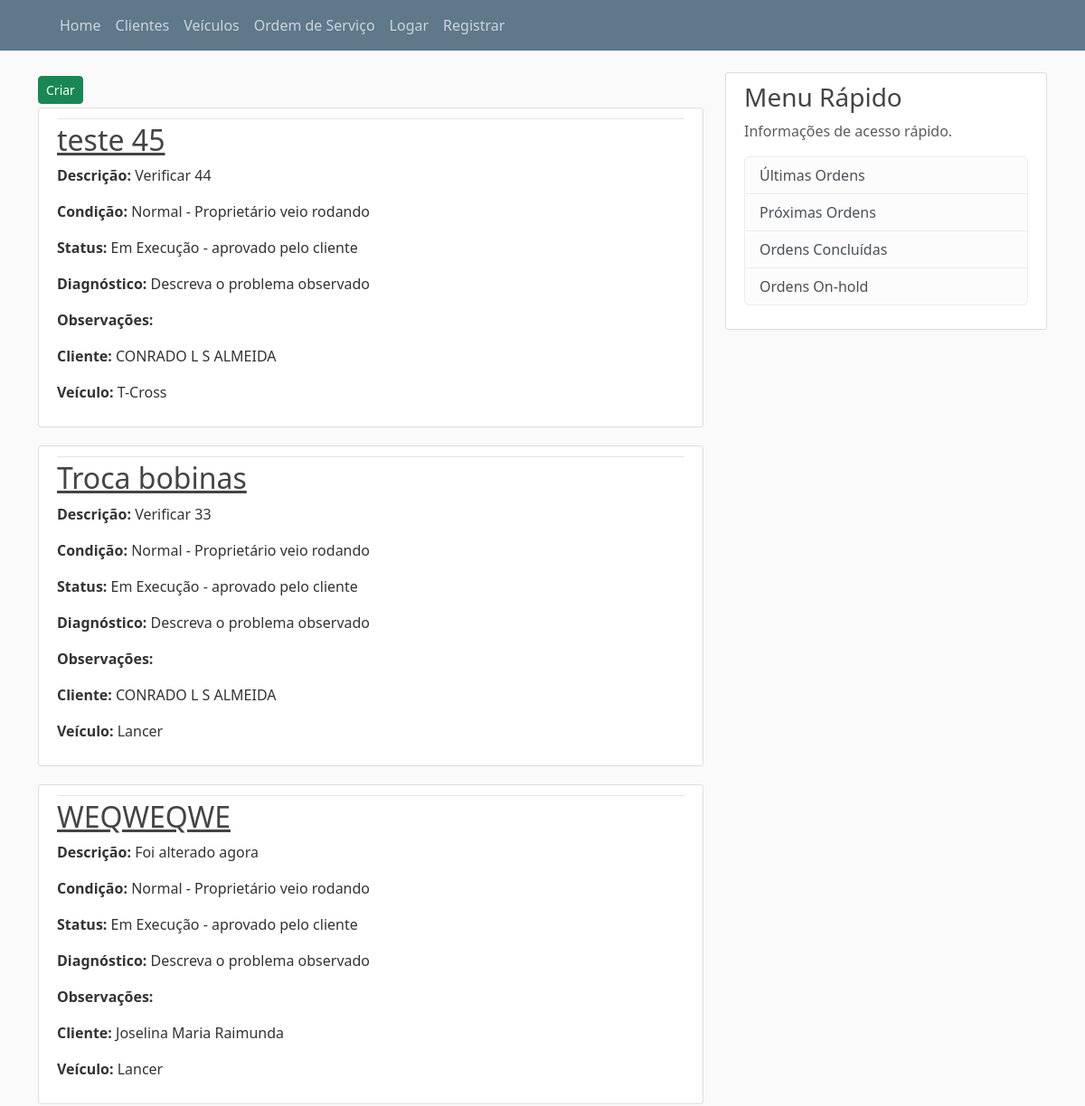
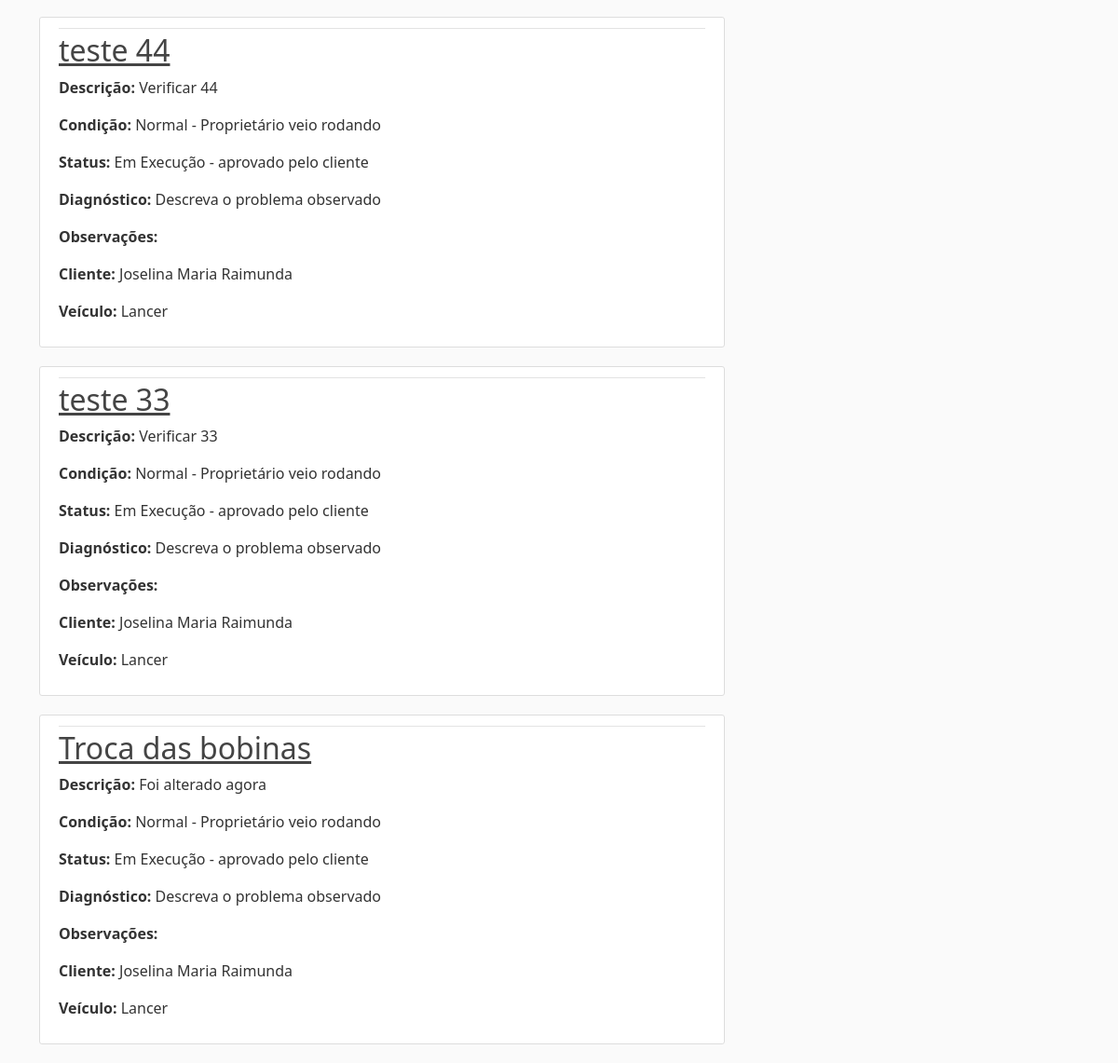
Page /garage/ordens on the earlier database version (2 pictures, top to bottom).
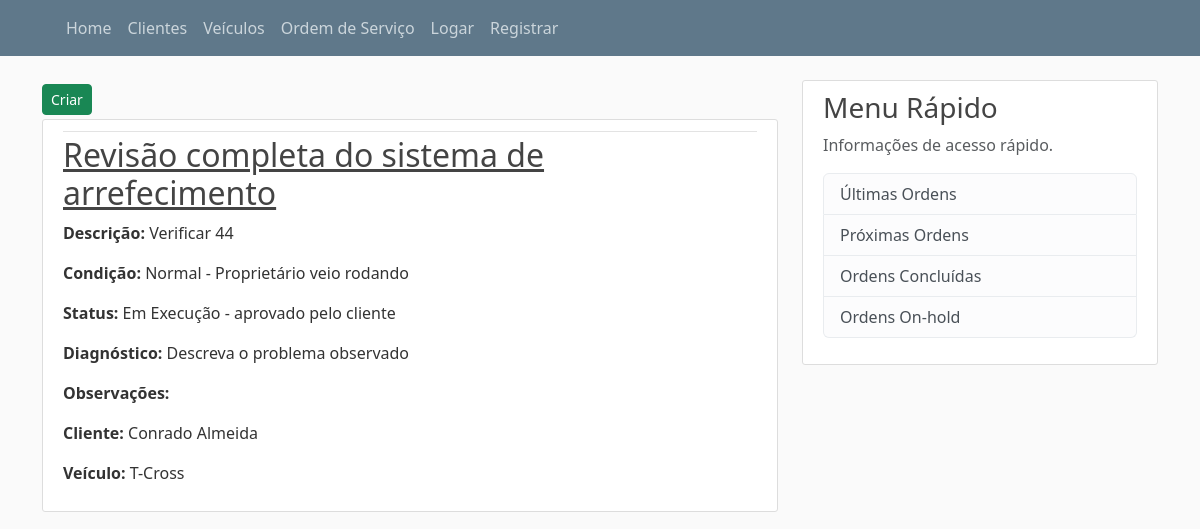
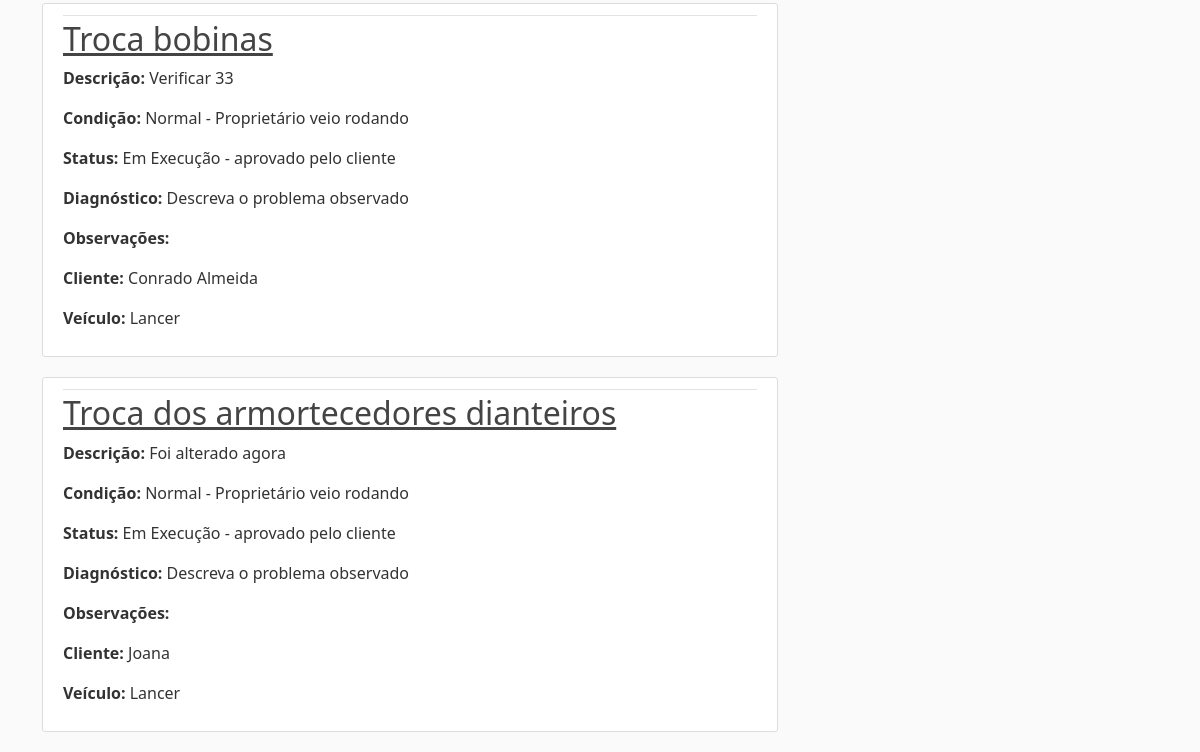
Same page on the later database version (2 pictures, top to bottom).
### garage/models.py (models this page shows, shortened)
class Ordem(models.Model):
    CONDICOES_VEICULO = (
        ("A", "Normal - Proprietário veio rodando"),
        ("B", "Sem funcionar - veio no guincho"),
        ("C", "Com anomalia - Proprietário veio rodando"),
        ("D", "Com anomalia - Veio rodando por terceiro")
    )
    STATUS_ORDEM = (
        ('A', 'Em Execução - aprovado pelo cliente'),
        ('B', 'Em Aberto -  aguardando aprovação pelo cliente'),
        ('C', 'Em Aberto -  aguardando peças'),
        ('D', 'Finalizado'),
        ('E', 'Finalizado - interrompido pelo cliente')
    )
    titulo = models.CharField(max_length=50)
    slug = models.SlugField(max_length=250)
    status = models.CharField(choices=STATUS_ORDEM,default='Em Execução - aprovado pelo cliente', max_length=100)
    condicao = models.CharField(choices=CONDICOES_VEICULO,default='Normal - Proprietário veio rodando', max_length=100)
    descricao = models.CharField(max_length=150)
    diagnostico = models.TextField(max_length=150, default='Descreva o problema observado')
    data_criacao = models.DateField(auto_now_add=True)
    veiculo_id = models.ForeignKey(Veiculo, on_delete=models.CASCADE)
    cliente_id = models.ForeignKey(Cliente, on_delete=models.CASCADE)
    autor = models.ForeignKey(User, on_delete=models.CASCADE)
    observacoes = models.CharField(max_length=250, blank=all)

class Cliente(models.Model):
    nome = models.CharField(max_length=250)
    slug = models.SlugField(max_length=250)
    n_cpf = models.CharField(max_length=50)
    endereco = models.CharField(max_length=150)
    bairro = models.CharField(max_length=50)
    cidade = models.CharField(max_length=50)
    cep = models.CharField(max_length=9)
    data_criacao = models.DateTimeField(auto_now_add=True)
    email = models.CharField(max_length=100)
    autor = models.ForeignKey(User, on_delete=models.CASCADE)
    def __str__(self):
        return self.nome

class Veiculo(models.Model):
    marca = models.CharField(max_length=50)
    modelo = models.CharField(max_length=50)
    slug = models.SlugField(max_length=250, unique=True)
    placa = models.CharField(max_length=250)
    motor = models.CharField(max_length=150)
    ano = models.CharField(max_length=50)
    data_criacao = models.DateField(auto_now_add=True)
    autor = models.ForeignKey(User, on_delete=models.CASCADE)
    def __str__(self):
        return self.modelo

### garage/views.py (the view)
# urls.py: path('ordens', OrdemListView.as_view(), name='ordem-view'),
class OrdemListView(ListView):
    model = Ordem
    template_name = 'garage/ordens/ordem_home.html'
    context_object_name = 'ordens'
    ordering = ['-cliente_id']

### templates/garage/ordens/ordem_home.html (shortened to what this page needs)
{% extends "garage/base.html" %}
{% block content %}
<div class="form-group">
    <a class="btn btn-success btn-sm mt-1 mb-1" href="{% url 'garage:ordem-create' %}">Criar</a>
</div>
    {% for ordem in ordens %}
        <article class="media content-section" >
          <div class="media-body">
            <div class="article-metadata">
            </div>
            <h2><a class="article-title" href="{% url 'garage:ordem-detail' ordem.id %}">{{ ordem.titulo }}</a></h2>
            <p class="article-content"><strong>Descrição: </strong>{{ ordem.descricao }}</p>
            <p class="article-content"><strong>Condição: </strong>{{ ordem.get_condicao_display }}</p>
            <p class="article-content"><strong>Status: </strong>{{ ordem.get_status_display }}</p>
            <p class="article-content"><strong>Diagnóstico: </strong>{{ ordem.diagnostico }}</p>
            <p class="article-content"><strong>Observações: </strong>{{ ordem.obvervacoes }}</p>
            <p class="article-content"><strong>Cliente: </strong>{{ ordem.cliente_id }}</p>
            <p class="article-content"><strong>Veículo: </strong>{{ ordem.veiculo_id }}</p>
          </div>
        </article>
    {% endfor %}
{% endblock content %}

### templates/garage/base.html (shortened to what this page needs)
{% load static %}
<!DOCTYPE html>
<html>
<head>
    <link href="https://cdn.jsdelivr.net/npm/bootstrap@5.3.3/dist/css/bootstrap.min.css" rel="stylesheet">
    <link rel="stylesheet" type="text/css" href="{% static 'css/main.css' %}">
</head>
<body>
    <header class="site-header">
      <nav class="navbar navbar-expand-md navbar-dark bg-steel fixed-top">
        <div class="container">
          <div class="collapse navbar-collapse" id="navbarToggle">
            <div class="navbar-nav mr-auto">
              <a class="nav-item nav-link" href="{% url 'garage:garage-home' %}">Home</a>
              <a class="nav-item nav-link" href="/garage/clientes">Clientes</a>
              <a class="nav-item nav-link" href="/garage/veiculos">Veículos</a>
              <a class="nav-item nav-link" href="/garage/ordens">Ordem de Serviço</a>
            </div>
            <div class="navbar-nav">
              <a class="nav-item nav-link" href="/admin">Logar</a>
              <a class="nav-item nav-link" href="/register">Registrar</a>
            </div>
          </div>
        </div>
      </nav>
    </header>
    <main role="main" class="container">
      <div class="row">
        <div class="col-md-8">
          {% block content %}{% endblock %}
        </div>
        <div class="col-md-4">
          <div class="content-section">
            <h3>Menu Rápido</h3>
            <p class='text-muted'>Informações de acesso rápido.
              <ul class="list-group">
                <li class="list-group-item list-group-item-light">Últimas Ordens</li>
                <li class="list-group-item list-group-item-light">Próximas Ordens</li>
                <li class="list-group-item list-group-item-light">Ordens Concluídas</li>
                <li class="list-group-item list-group-item-light">Ordens On-hold</li>
              </ul>
            </p>
          </div>
        </div>
      </div>
    </main>
  </body>
  </html>

### garage/static/css/main.css (style rules this page uses)
body { background: #fafafa; color: #333333; margin-top: 5rem; }
h1, h2, h3, h4, h5, h6 { color: #444444; }
ul { margin: 0; }
.bg-steel { background-color: #5f788a; }
.site-header .navbar-nav .nav-link { color: #cbd5db; }
.content-section { background: #ffffff; padding: 10px 20px; border: 1px solid #dddddd; border-radius: 3px; margin-bottom: 20px; }
.article-title { color: #444444; }
.article-content { white-space: pre-line; }
.article-metadata { padding-bottom: 1px; margin-bottom: 4px; border-bottom: 1px solid #e3e3e3 }

Differences in the rows shown:
removed Ordem: titulo "WEQWEQWE", descricao "Foi alterado agora", condicao "Normal - Proprietário veio rodando", status "Em Execução - aprovado pelo cliente", diagnostico "Descreva o problema observado", cliente_id "Joselina Maria Raimunda", veiculo_id "Lancer"
removed Ordem: titulo "teste 44", descricao "Verificar 44", condicao "Normal - Proprietário veio rodando", status "Em Execução - aprovado pelo cliente", diagnostico "Descreva o problema observado", cliente_id "Joselina Maria Raimunda", veiculo_id "Lancer"
removed Ordem: titulo "teste 33", descricao "Verificar 33", condicao "Normal - Proprietário veio rodando", status "Em Execução - aprovado pelo cliente", diagnostico "Descreva o problema observado", cliente_id "Joselina Maria Raimunda", veiculo_id "Lancer"
changed Ordem "Verificar 44": titulo "teste 45" → "Revisão completa do sistema de arrefecimento"; cliente_id "CONRADO L S ALMEIDA" → "Conrado Almeida"
changed through a linked row, Ordem "Troca bobinas": cliente_id "CONRADO L S ALMEIDA" → "Conrado Almeida"
changed Ordem "Foi alterado agora": titulo "Troca das bobinas" → "Troca dos armortecedores dianteiros"; cliente_id "Joselina Maria Raimunda" → "Joana"
